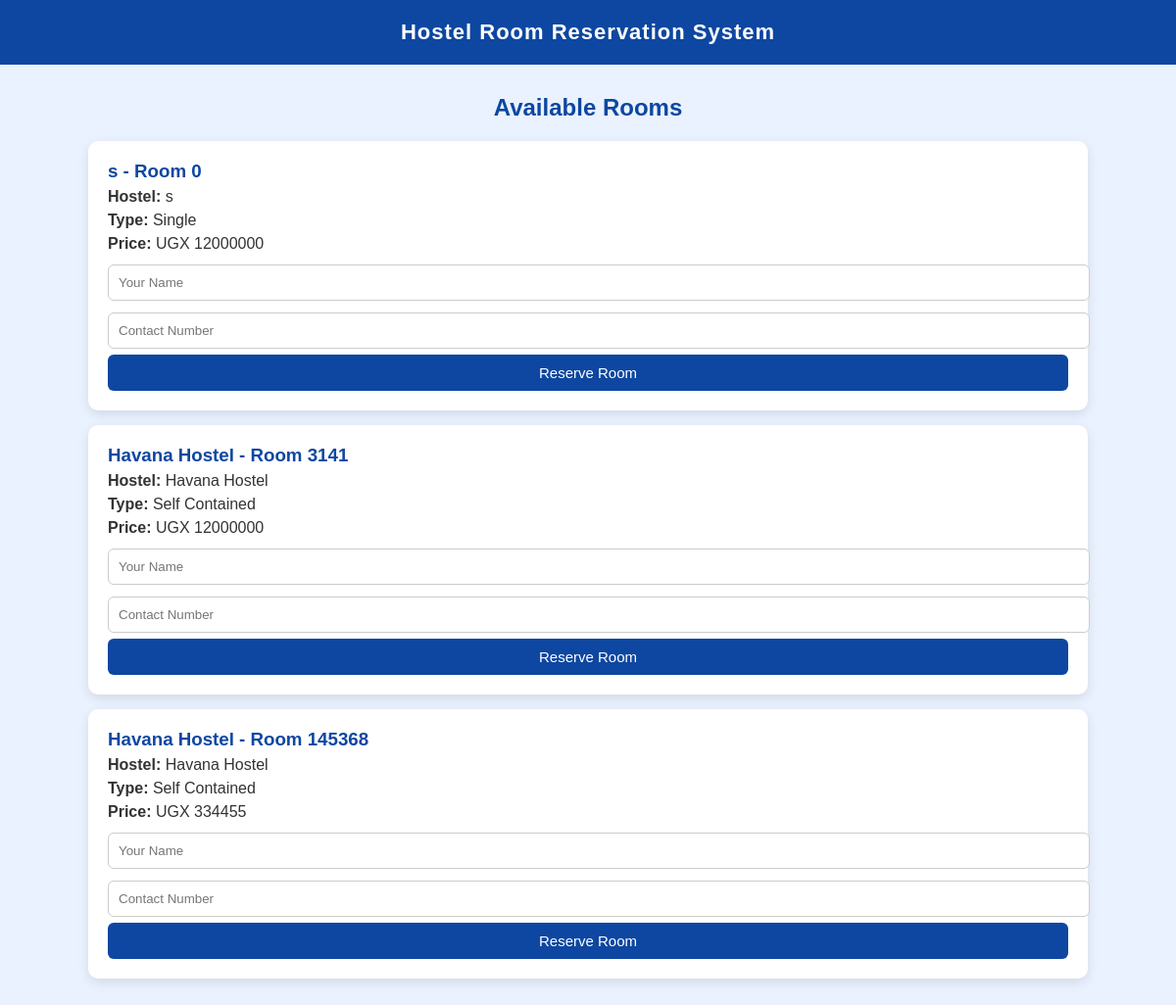
The app's page /reservation.php with its own data.
### tables this page shows
CREATE TABLE IF NOT EXISTS `room` (
  `roomid` int(11) NOT NULL auto_increment,
  `hostelid` int(11) NOT NULL,
  `roomtype` text NOT NULL,
  `price` int(255) NOT NULL,
  `availabilitystatus` varchar(255) NOT NULL,
  `roomnumber` int(255) NOT NULL,
  PRIMARY KEY  (`roomid`),
  KEY `hostelid` (`hostelid`)
);

CREATE TABLE IF NOT EXISTS `hostel` (
  `hostelid` int(11) NOT NULL auto_increment,
  `hostelname` text NOT NULL,
  `location` text NOT NULL,
  PRIMARY KEY  (`hostelid`)
);

### reservation.php (the view, shortened to what this page needs)
<?php
include('config.php');
?>
<!DOCTYPE html>
<html>
<head>
</head>
<body>
<div class="header">
    Hostel Room Reservation System
</div>
<div class="container">
    <h2>Available Rooms</h2>
    <?php
    $sql = "SELECT room.*, hostel.hostelname
            FROM room
            JOIN hostel ON room.hostelid = hostel.hostelid
            WHERE room.availabilitystatus='Available'";
    $result = mysqli_query($conn, $sql);
    while($row = mysqli_fetch_assoc($result)){
    ?>
    <div class="card">
        <h3><?php echo $row['hostelname']; ?> - Room <?php echo $row['roomnumber']; ?></h3>
        <p><b>Hostel:</b> <?php echo $row['hostelname']; ?></p>
        <p><b>Type:</b> <?php echo $row['roomtype']; ?></p>
        <p><b>Price:</b> UGX <?php echo $row['price']; ?></p>
        <form method="POST" action="reserve_room.php">
            <input type="text" name="studentname" placeholder="Your Name" required>
            <input type="text" name="studentcontact" placeholder="Contact Number" required>
            <button class="btn" type="submit">Reserve Room</button>
        </form>
    </div>
    <?php } ?>
</div>
</body>
</html>

### reservation.php (style rules this page uses)
body { font-family: Arial, sans-serif; margin:0; padding:0; background:#eaf2ff; }
.header { background:#0d47a1; color:white; padding:20px; text-align:center; font-size:22px; font-weight:bold; letter-spacing:1px; }
.container { width:85%; margin:30px auto; }
.card { background:white; padding:20px; margin:15px 0; border-radius:10px; box-shadow:0 4px 12px rgba(0,0,0,0.1); transition:0.3s; }
.card h3 { margin:0; color:#0d47a1; }
.card p { margin:6px 0; color:#333; }
input[type="text"] { width:100%; padding:10px; margin:6px 0; border:1px solid #ccc; border-radius:6px; outline:none; }
.btn { background:#0d47a1; color:white; padding:10px 15px; border:none; border-radius:6px; cursor:pointer; width:100%; font-size:15px; }
h2 { text-align:center; color:#0d47a1; }

### records on screen
room: hostelid.hostelname "s", roomnumber "0", roomtype "Single", price "12000000"
room: hostelid.hostelname "Havana Hostel", roomnumber "3141", roomtype "Self Contained", price "12000000"
room: hostelid.hostelname "Havana Hostel", roomnumber "145368", roomtype "Self Contained", price "334455"
